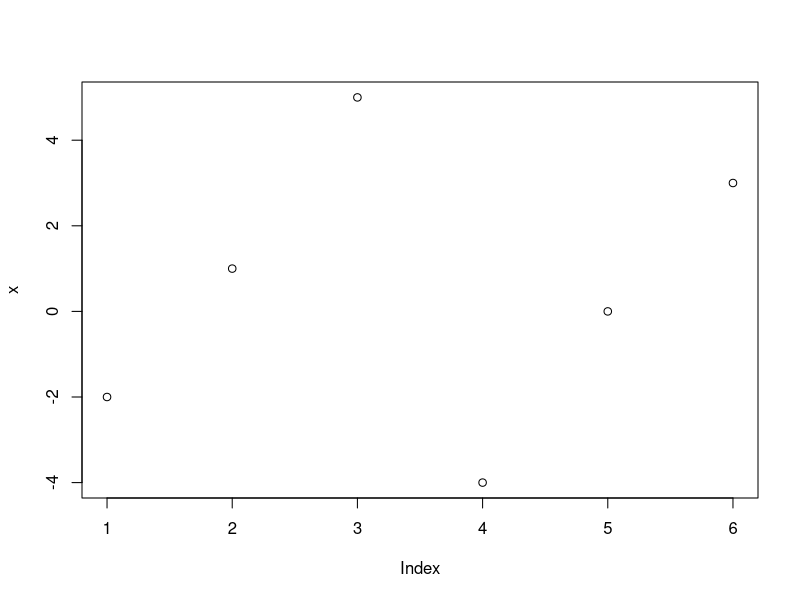
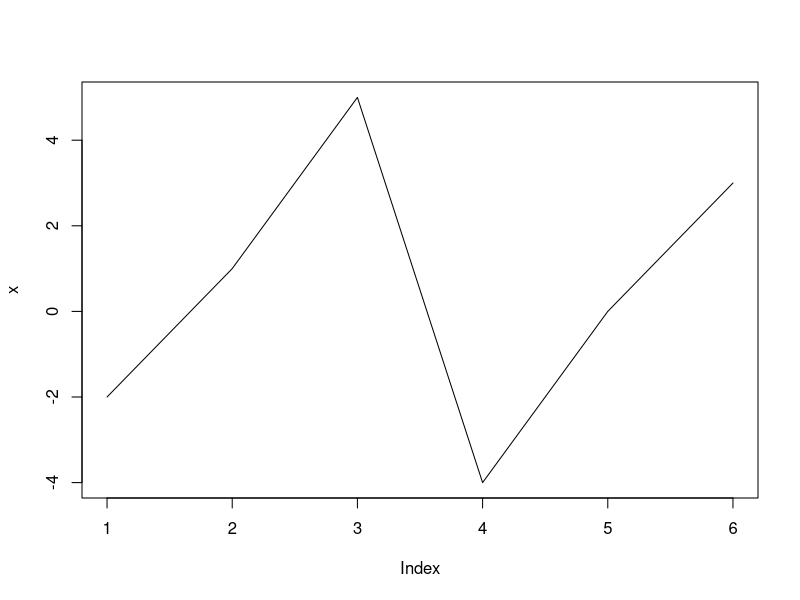
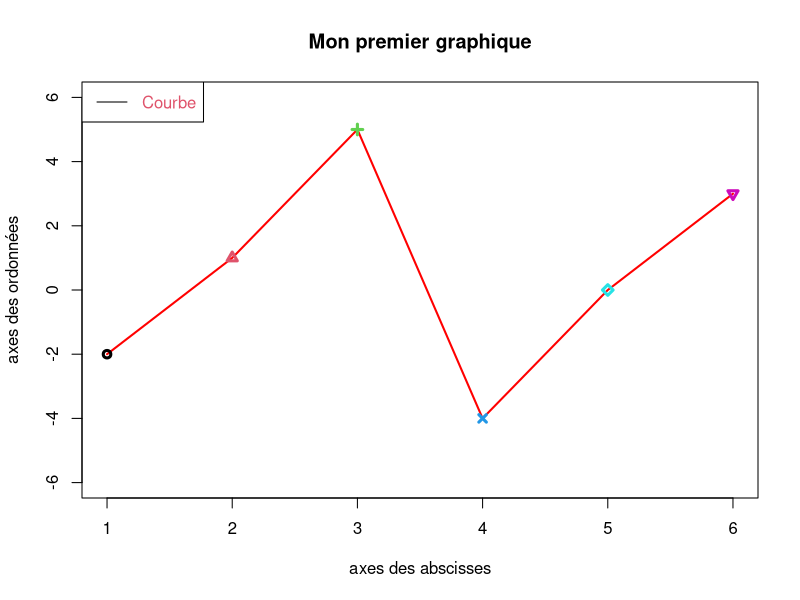
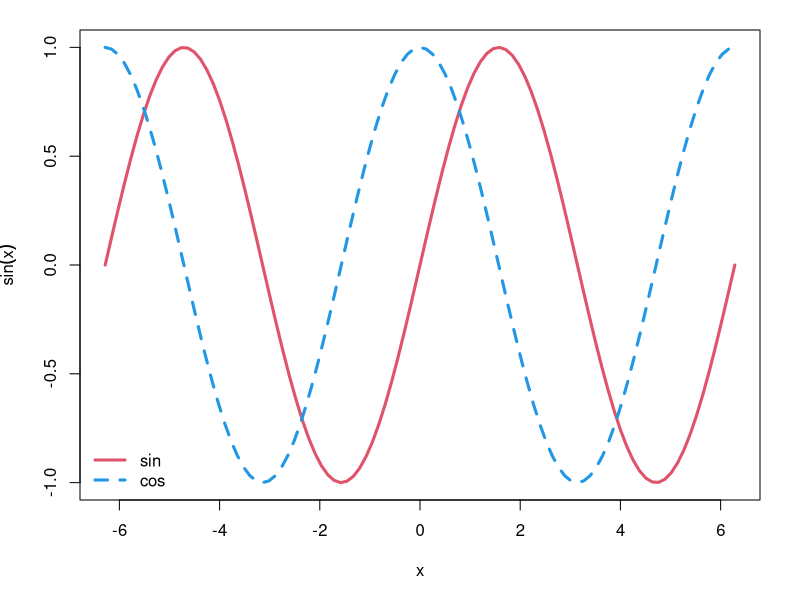
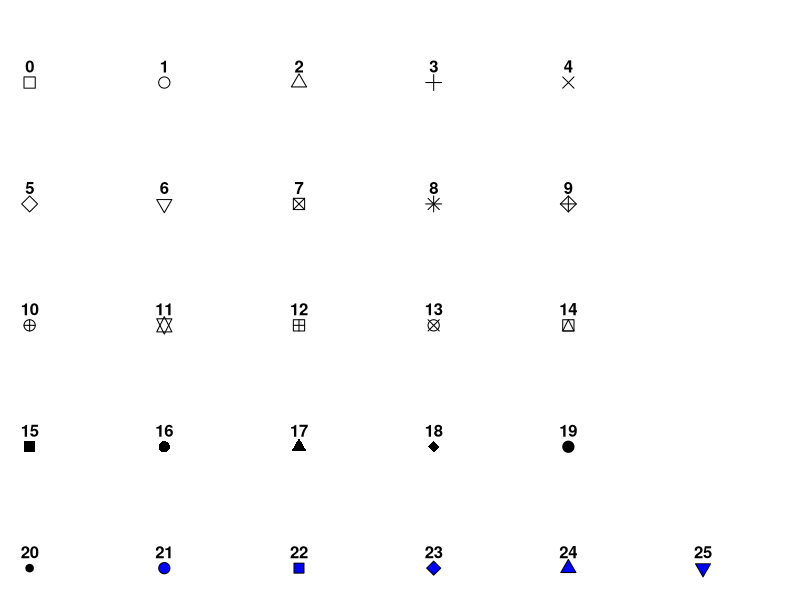
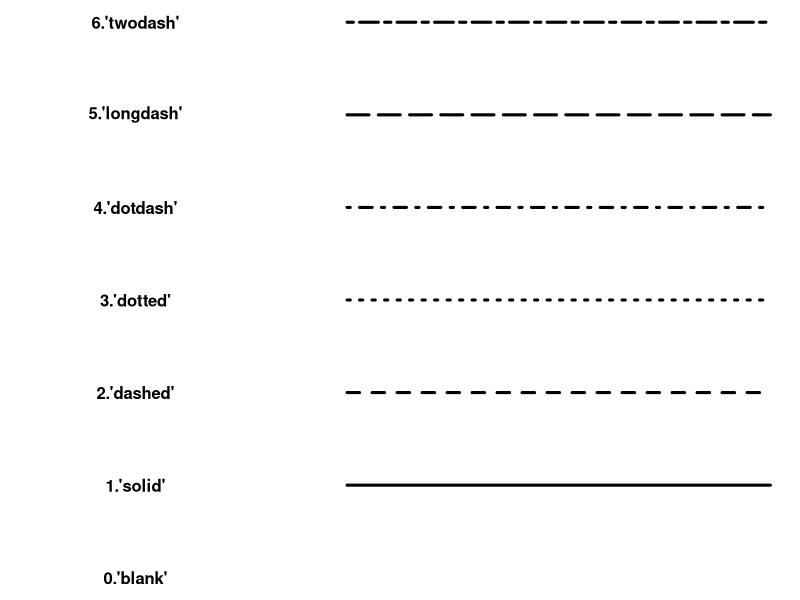
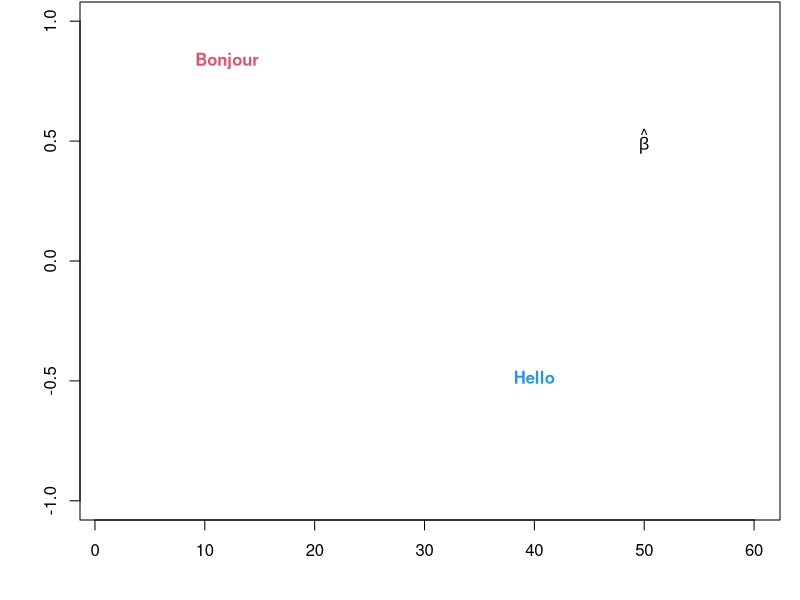
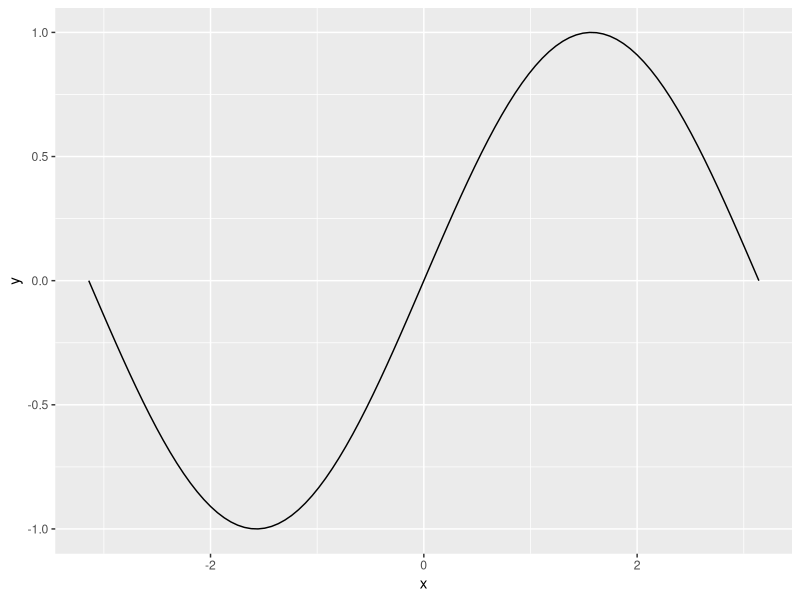

These figures' R source, in order:
## ---- chunk 1
knitr::opts_chunk$set(comment=NA, message = F, warning = F, background ="cornsilk2", size='footnotesize' )

col <- function(x,color) {
  
  outputFormat <- knitr::opts_knit$get("rmarkdown.pandoc.to")
  
  if(outputFormat == 'latex') {
    ret <- paste("\\textcolor{",color,"}{",x,"}",sep="")
  } else if(outputFormat == 'html') {
    ret <- paste("<font color='",color,"'>",x,"</font>",sep="")
  } else {
    ret <- x
  }

  return(ret)
}
## ---- chunk 2
x=c(-2,1,5,-4,0,3); plot(x)
## ---- chunk 3
plot(x, type="l")
## ---- chunk 4
plot(x,type="l", col="red",lwd=2, xlab="axes des abscisses", 
ylab="axes des ordonnées", main="Mon premier graphique", 
ylim=c(-6,6))
points(x,col=1:6,pch=1:6,lwd=3)
legend("topleft", "Courbe", text.col=2, lty=1)
## ---- chunk 5
xx=seq(-2*pi, 2*pi, len=100); yy= sin(xx)
par(mar=c(5,4,1.5,2))
plot(xx,yy,type="l",xlab="x", ylab=expression(sin(x)), 
     col=2, lwd=3)
curve(cos, -2*pi, 2*pi, col=4, lwd=3, lty=2, add=T)
legend("bottomleft",c("sin", "cos"), lty=c(1,2), col=c(2,4), 
       lwd=3,bty="n")
## ---- chunk 6

  par(font=2, mar=c(0.5,0,0,0))
  y=rev(c(rep(1,6),rep(2,5), rep(3,5), rep(4,5), rep(5,5)))
  x=c(rep(1:5,5),6)
  plot(x, y, pch = 0:25, cex=1.5, ylim=c(1,5.5), xlim=c(1,6.5), 
       axes=FALSE, xlab="", ylab="", bg="blue")
  text(x, y, labels=0:25, pos=3)
  

## ---- chunk 7
par(font=2, mar=c(0,0,0,0))
  plot(1, pch="", ylim=c(0,6), xlim=c(0,0.7),  axes=FALSE,xlab="", ylab="")
  for(i in 0:6) lines(c(0.3,0.7), c(i,i), lty=i, lwd=3)
  text(rep(0.1,6), 0:6, labels=c("0.'blank'", "1.'solid'", "2.'dashed'", "3.'dotted'",
                                 "4.'dotdash'", "5.'longdash'", "6.'twodash'"))
## ---- chunk 8
par(mar=c(4,4,.1,1))
x1=cos(seq(0,pi,len=60)); plot(x1,type="n", xlab="", ylab="")
text(12, x1[12], "Bonjour", col=2); text(40, x1[40], "Hello", col=4)
text(50,0.5, expression(hat(beta)))
## ---- chunk 9
library(ggplot2)
x=seq(-pi, pi, len=100)
y=sin(x); dd=data.frame(x,y)
p=ggplot(dd,aes(x,y))+geom_line()
p
## ---- chunk 10
p=p+geom_line(linewidth=1.2, colour="blue")+ ggtitle("Titre")
p
## ---- chunk 11
p=p+theme(plot.title = element_text(hjust = 0.5, size=20,
          color="darkred"))+labs(x="",y="")
p

## ---- chunk 12
RF=c(348,163,71,54,161,41)
namess=c("TVA","IR","IS","TPP","AI","RNF")
tt=rbind(Source=namess, RF)
par(mar=c(3.5,2,1,3))
knitr::kable(tt)
## ---- chunk 13
RF=c(348,163,71,54,161,41)
source=c("TVA","IR","IS","TPP","AI","RNF")
tab1=data.frame(source, RF)

